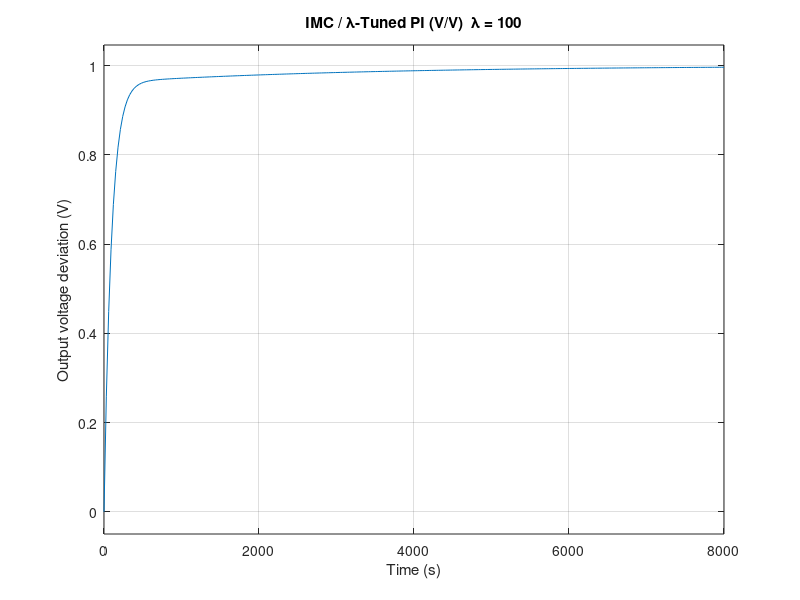

Write the MATLAB code that produced this figure.
%% IMC / Lambda Tuning for Voltage Plant (PI Controller)  [V/V]

%clear; clc; close all;

% ---- Use the V/V model from your estimator (Dataset 2 for example)
Kp_plant = 0.4604;    % <-- THIS MUST BE V/V (example only!)
tau      = 1459.68;    % time constant (s) (same)

G = tf(Kp_plant, [tau 1]);
%G = G2;
% IMC tuning parameter
lambda = 100;         % try 800, 1000, 1200

% IMC-PI formulas (no delay)
Kp = tau / (Kp_plant * lambda);
Ki = 1 / lambda;

C_IMC = pid(Kp, Ki);

% Closed-loop
T_IMC = feedback(C_IMC * G, 1);

% Step response (this is a 1-V reference step in output volts)
figure;
step(T_IMC, 8000)
grid on;
title(['IMC / \lambda-Tuned PI (V/V)  \lambda = ' num2str(lambda)]);
xlabel('Time (s)');
ylabel('Output voltage deviation (V)');

fprintf('\nIMC / Lambda-Tuned PI Controller (V/V plant):\n');
fprintf('Kp = %.6f\n', Kp);
fprintf('Ki = %.6f\n', Ki);
